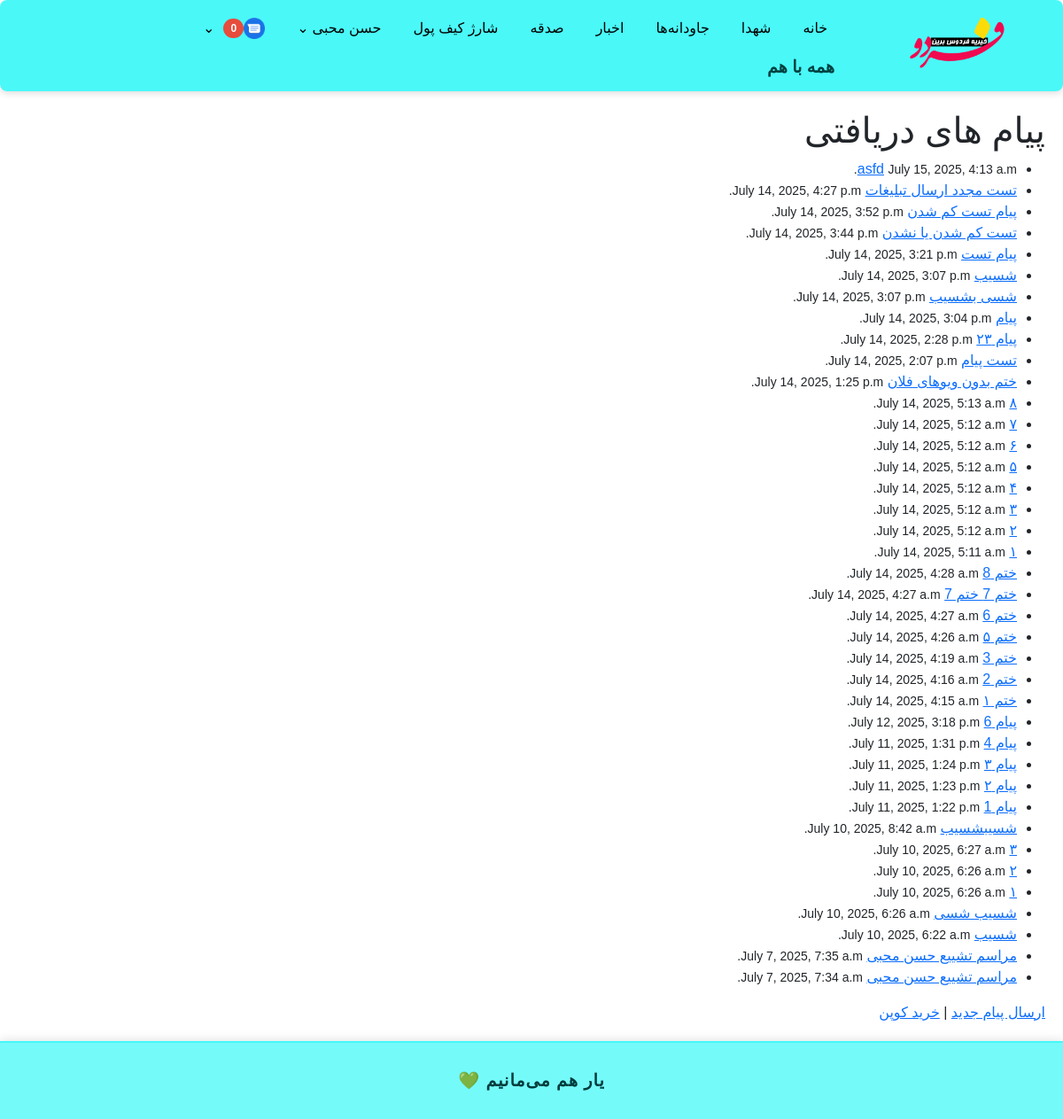
Screenshot of /notifications/ (signed in) with the database file from the repository.
### accounts/models.py (models this page shows, shortened)
class User(AbstractBaseUser, PermissionsMixin):
    GENDER_CHOICES = (
        ('M', 'مرد'),
        ('F', 'زن'),
    )
    phone = models.CharField(max_length=11, unique=True)
    first_name = models.CharField(max_length=100, blank=True)
    last_name = models.CharField(max_length=100, blank=True)
    national_code = models.CharField(max_length=10, blank=True)
    image = models.ImageField(upload_to='profiles/', blank=True, null=True)
    gender = models.CharField(max_length=1, choices=GENDER_CHOICES, blank=True, null=True)
    is_active = models.BooleanField(default=True)
    is_staff = models.BooleanField(default=False)
    is_profile_completed = models.BooleanField(default=False)
    allowed_categories = models.ManyToManyField(
        'news.Category',
        related_name='allowed_users',
        blank=True,
        verbose_name='دسته‌بندی‌های مجاز برای ارسال خبر'
    )
    groups = models.ManyToManyField(
        'auth.Group',
        related_name='accounts_user_set',
        blank=True
    )
    user_permissions = models.ManyToManyField(
        'auth.Permission',
        related_name='accounts_user_permissions_set',
        blank=True
    )
    objects = UserManager()
    USERNAME_FIELD = 'phone'
    def get_full_name(self):
        return f"{self.first_name} {self.last_name}".strip()

### notification/models.py (models this page shows, shortened)
class Notification(models.Model):
    STATUS_PENDING = 'PENDING'
    STATUS_APPROVED = 'APPROVED'
    STATUS_REJECTED = 'REJECTED'
    STATUS_SENT = 'SENT'
    STATUS_CHOICES = [
        (STATUS_PENDING, 'در انتظار تایید'),
        (STATUS_APPROVED, 'تایید شده'),
        (STATUS_REJECTED, 'رد شده'),
        (STATUS_SENT, 'ارسال شده'),
    ]
    title = models.CharField(max_length=200, verbose_name="عنوان پیام")
    description = models.TextField(verbose_name="توضیحات پیام")
    group = models.ForeignKey(
        NotificationGroup,
        on_delete=models.CASCADE,
        related_name='notifications',
        verbose_name="گروه نوتیفیکیشن"
    )
    expire_days = models.PositiveIntegerField(default=30, verbose_name="مدت اعتبار پیام (روز)")
    eternal = models.ForeignKey(
        Eternals,
        on_delete=models.SET_NULL,
        null=True,
        blank=True,
        verbose_name="جاودانه مرتبط"
    )
    news = models.ForeignKey(
        News,
        on_delete=models.SET_NULL,
        null=True,
        blank=True,
        verbose_name="خبر مرتبط"
    )
    created_by = models.ForeignKey(
        'accounts.User',
        on_delete=models.SET_NULL,
        null=True,
        verbose_name="ایجادکننده پیام"
    )
    coupon_reserved = models.ForeignKey(
        'notification.NotificationCoupon',  # اشاره به صورت رشته‌ای برای جلوگیری از ImportError
        on_delete=models.SET_NULL,
        null=True,
        blank=True,
        verbose_name="کوپن رزروشده"
    )
    status = models.CharField(
        max_length=20,
        choices=STATUS_CHOICES,
        default=STATUS_PENDING,
        verbose_name="وضعیت"
    )
    is_sent = models.BooleanField(default=False, verbose_name="ارسال شده؟")
    created_at = models.DateTimeField(auto_now_add=True, verbose_name="تاریخ ایجاد")

### notification/views.py (the view)
# urls.py: path('', views.notifications_list, name='notifications_list'),   # لیست پیام‌ها
@login_required
def notifications_list(request):
    print(f"VIEW CALLED: {__name__}.notifications_list")
    user = request.user
    groups = NotificationGroup.objects.filter(
        memberships__user=user,
        hidden=False
    )
    notifications = Notification.objects.filter(
        group__in=groups
    ).filter(
        Q(group__needs_approval=False) | Q(group__needs_approval=True, status=Notification.STATUS_APPROVED)
    ).order_by('-created_at')
    return render(request, 'notification/notifications_list.html', {
        'notifications': notifications
    })

### notification/templatetags/notification_tags.py (called while the page is built)
@register.simple_tag(takes_context=True)
def is_notification_manager(context):
    request = context.get("request")
    user = getattr(request, "user", None)
    if user and user.is_authenticated:
        return NotificationGroup.objects.filter(managers=user).exists()
    return False

### templates/notification/notifications_list.html
{% extends "base.html" %}
{% block content %}
<h1>پیام های دریافتی</h1>
<ul>
    {% for notif in notifications %}
        <li>
            <a href="{% url 'notification:notification_detail' notif.id %}">{{ notif.title }}</a>
            <small>{{ notif.created_at }}</small>
        </li>
    {% empty %}
        <li>پیامی یافت نشد.</li>
    {% endfor %}
</ul>
<a href="{% url 'notification:create_notification' %}">ارسال پیام جدید</a> |
<a href="{% url 'notification:buy_coupon' %}">خرید کوپن</a>
{% endblock %}

### templates/base.html (shortened to what this page needs)
<!DOCTYPE html>
{% load static %}
{% load notification_tags %}
<html lang="fa">
<head>
    <link rel="stylesheet" href="{% static 'css/persian-datepicker.min.css' %}">
    <link href="https://cdn.jsdelivr.net/npm/bootstrap@5.3.0/dist/css/bootstrap.rtl.min.css" rel="stylesheet">
    <link href="https://cdn.jsdelivr.net/npm/bootstrap-icons@1.10.5/font/bootstrap-icons.css" rel="stylesheet">
    <link rel="stylesheet" href="https://cdn.jsdelivr.net/npm/persian-datepicker@1.2.0/dist/css/persian-datepicker.min.css">
</head>
<body>
    <header>
    <nav style="
        background-color: rgba(43, 247, 247, 0.85);
        display: flex;
        justify-content: space-between;
        align-items: stretch;
        padding: 12px 20px;
        box-shadow: 0 2px 8px rgba(0,0,0,0.15);
        border-radius: 8px;
        backdrop-filter: saturate(180%) blur(10px);
        -webkit-backdrop-filter: saturate(180%) blur(10px);
    ">
        <div style="
            flex: 0 0 auto;
            text-align: center;
            margin-left: 1cm;
            display: flex;
            flex-direction: column;
            justify-content: center;
            width: 200px;
            height: 70px;
        ">
            <a href="/" style="display: inline-block; width: 200px; height: 70px;">
                <img
                    src="{% static 'images/logo.png' %}"
                    alt="Logo"
                    width="200"
                    height="70"
                    style="display: block; width: 100%; height: 100%; object-fit: contain;"
                >
            </a>
        </div>
        <div style="flex: 1; display: flex; flex-direction: column; justify-content: center;">
            <ul style="
                display: flex;
                flex-wrap: wrap;
                justify-content: flex-start;
                gap: 20px;
                list-style: none;
                margin: 0;
                padding: 0;
            ">
                <li><a href="/">خانه</a></li>
                <li><a href="/martyrs/list/">شهدا</a></li>
                <li><a href="{% url 'eternals:list' %}">جاودانه‌ها</a></li>
                <li><a href="{% url 'news:news_list' %}">اخبار</a></li>
                <li><a href="{% url 'donation:donate' %}">صدقه</a></li>
                {% if user.is_authenticated %}
                    <li><a href="{% url 'wallet:charge_wallet' %}">شارژ کیف پول</a></li>
                {% else %}
                    <li><a href="{% url 'accounts:login' %}?next={% url 'wallet:charge_wallet' %}">شارژ کیف پول</a></li>
                    <li><a href="{% url 'accounts:login' %}?next={% url 'accounts:dashboard' %}">پروفایل</a></li>
                {% endif %}
                {% if user.is_authenticated %}
                    <li class="position-relative">
                        <a href="#" class="d-inline-flex align-items-center">
                            {% if user.gender == 'male' %}
                                آقای {{ user.last_name }}
                            {% elif user.gender == 'female' %}
                                خانم {{ user.last_name }}
                            {% else %}
                                {{ user.get_full_name|default:user.phone }}
                            {% endif %}
                            <span class="ms-1">⌄</span>
                        </a>
                    </li>
                    <li class="position-relative">
                        <a href="{% url 'notification:unread_notifications_list' %}" class="d-inline-flex align-items-center">
                            <img src="{% static 'images/message-icon.png' %}" alt="پیام‌ها" style="height: 24px;">
                            <span id="unread-notifications-count"
                                style="background-color: #e74c3c; color: white; border-radius: 12px; padding: 2px 8px;
                                        font-size: 12px; font-weight: 700; margin-left: 6px; min-width: 22px;
                                        text-align: center; display: inline-block;">
                                0
                            </span>
                            <span class="ms-1">⌄</span>
                        </a>
                            {% is_notification_manager as is_manager %}
                    </li>
                {% else %}
                    <li><a href="{% url 'accounts:login' %}">ورود</a></li>
                {% endif %}
            </ul>
            <div style="margin-top: 10px; font-weight: bold; font-size: 1.2em; color: #004141;">
                همه با هم
            </div>
        </div>
    </nav>
</header>
<main>
    {% block content %}{% endblock %}
</main>
<footer style="
    background-color: #2bf7f7a6;
    text-align: center;
    padding: 1.5em;
    font-family: 'Vazirmatn', sans-serif;
    font-size: 1.2em;
    font-weight: bold;
    color: #003c3c;
    box-shadow: 0 -2px 10px rgba(0, 0, 0, 0.1);
    border-top: 2px solid #2bf7f7a6;
    letter-spacing: 1px;
">
    یار هم می‌مانیم 💚
</footer>
</body>
</html>

### templates/base.html (style rules this page uses)
html, body { direction: rtl; font-family: sans-serif; margin: 0; padding: 0; background-color: #ffffff; overflow: visible !important; position: static !important; z-index: auto !important; }
main { padding: 20px; }
header { background-color: #ffffff; padding: 0; }
nav ul { list-style: none; display: flex; justify-content: flex-start; gap: 20px; padding: 0; margin: 0; }
nav ul li { position: relative; z-index: 9999; }
nav ul li a { color: #000; text-decoration: none; padding: 8px; display: block; }
footer { background-color: #333; color: white; padding: 10px 20px; }

### rows the page displays
User: get_full_name "حسن محبی"
Notification: title "asfd", created_at "July 15, 2025, 4:13 a.m."
Notification: title "تست مجدد ارسال تبلیغات", created_at "July 14, 2025, 4:27 p.m."
Notification: title "پیام تست کم شدن", created_at "July 14, 2025, 3:52 p.m."
Notification: title "تست کم شدن یا نشدن", created_at "July 14, 2025, 3:44 p.m."
Notification: title "پیام تست", created_at "July 14, 2025, 3:21 p.m."
Notification: title "شسیب", created_at "July 14, 2025, 3:07 p.m."
Notification: title "شسی بشسیب", created_at "July 14, 2025, 3:07 p.m."
Notification: title "پیام", created_at "July 14, 2025, 3:04 p.m."
Notification: title "پیام ۲۳", created_at "July 14, 2025, 2:28 p.m."
Notification: title "تست پیام", created_at "July 14, 2025, 2:07 p.m."
Notification: title "ختم بدون ویوهای فلان", created_at "July 14, 2025, 1:25 p.m."
Notification: title "۸", created_at "July 14, 2025, 5:13 a.m."
Notification: title "۷", created_at "July 14, 2025, 5:12 a.m."
Notification: title "۶", created_at "July 14, 2025, 5:12 a.m."
Notification: title "۵", created_at "July 14, 2025, 5:12 a.m."
Notification: title "۴", created_at "July 14, 2025, 5:12 a.m."
Notification: title "۳", created_at "July 14, 2025, 5:12 a.m."
Notification: title "۲", created_at "July 14, 2025, 5:12 a.m."
Notification: title "۱", created_at "July 14, 2025, 5:11 a.m."
Notification: title "ختم 8", created_at "July 14, 2025, 4:28 a.m."
Notification: title "ختم 7 ختم 7", created_at "July 14, 2025, 4:27 a.m."
Notification: title "ختم 6", created_at "July 14, 2025, 4:27 a.m."
Notification: title "ختم ۵", created_at "July 14, 2025, 4:26 a.m."
Notification: title "ختم 3", created_at "July 14, 2025, 4:19 a.m."
Notification: title "ختم 2", created_at "July 14, 2025, 4:16 a.m."
Notification: title "ختم ۱", created_at "July 14, 2025, 4:15 a.m."
Notification: title "پیام 6", created_at "July 12, 2025, 3:18 p.m."
Notification: title "پیام 4", created_at "July 11, 2025, 1:31 p.m."
Notification: title "پیام ۳", created_at "July 11, 2025, 1:24 p.m."
Notification: title "پیام ۲", created_at "July 11, 2025, 1:23 p.m."
Notification: title "پیام 1", created_at "July 11, 2025, 1:22 p.m."
Notification: title "شسیبشسیب", created_at "July 10, 2025, 8:42 a.m."
Notification: title "۳", created_at "July 10, 2025, 6:27 a.m."
Notification: title "۲", created_at "July 10, 2025, 6:26 a.m."
Notification: title "۱", created_at "July 10, 2025, 6:26 a.m."
Notification: title "شسیب شسی", created_at "July 10, 2025, 6:26 a.m."
Notification: title "شسیب", created_at "July 10, 2025, 6:22 a.m."
Notification: title "مراسم تشییع حسن محبی", created_at "July 7, 2025, 7:35 a.m."
Notification: title "مراسم تشییع حسن محبی", created_at "July 7, 2025, 7:34 a.m."
